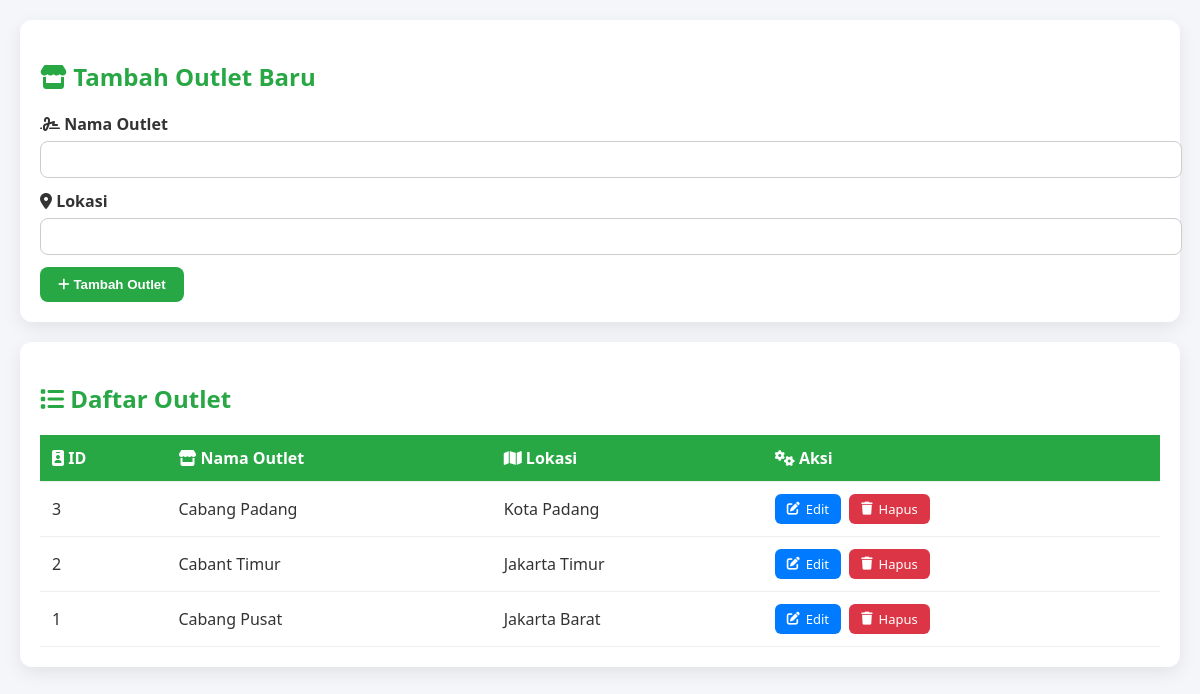
The app's page /admin/outlet.php with its own data.
### tables this page shows
CREATE TABLE `outlet` (
  `id` int(11) NOT NULL,
  `nama_outlet` varchar(100) DEFAULT NULL,
  `lokasi` varchar(100) DEFAULT NULL
);

### admin/outlet.php (the view, shortened to what this page needs)
<?php
include '../db.php';
$outlets = mysqli_query($conn, "SELECT * FROM outlet ORDER BY id DESC");
?>
<!DOCTYPE html>
<html lang="id">
<head>
<link rel="stylesheet" href="https://cdnjs.cloudflare.com/ajax/libs/font-awesome/6.4.0/css/all.min.css">
</head>
<body>
<div class="card">
  <h2><i class="fas fa-store"></i> Tambah Outlet Baru</h2>
  <form method="post">
    <div class="form-group">
      <label><i class="fas fa-signature"></i> Nama Outlet</label>
      <input type="text" name="nama_outlet" required>
    </div>
    <div class="form-group">
      <label><i class="fas fa-map-marker-alt"></i> Lokasi</label>
      <input type="text" name="lokasi" required>
    </div>
    <button type="submit" name="tambah" class="btn"><i class="fas fa-plus"></i> Tambah Outlet</button>
  </form>
</div>
<div class="card">
  <h2><i class="fas fa-list"></i> Daftar Outlet</h2>
  <table>
    <tr>
      <th><i class="fas fa-id-badge"></i> ID</th>
      <th><i class="fas fa-store"></i> Nama Outlet</th>
      <th><i class="fas fa-map"></i> Lokasi</th>
      <th><i class="fas fa-cogs"></i> Aksi</th>
    </tr>
    <?php while($o = mysqli_fetch_assoc($outlets)) { ?>
    <tr>
      <td><?= $o['id'] ?></td>
      <td><?= htmlspecialchars($o['nama_outlet']) ?></td>
      <td><?= htmlspecialchars($o['lokasi']) ?></td>
      <td class="action">
        <a href="beranda.php?page=outlet_edit&id=<?= $o['id'] ?>" class="edit">
          <i class="fas fa-edit"></i> Edit
        </a>
        <a href="beranda.php?page=outlet&hapus=<?= $o['id'] ?>" class="delete" onclick="return confirm('Hapus outlet ini?')">
          <i class="fas fa-trash"></i> Hapus
        </a>
      </td>
    </tr>
    <?php } ?>
  </table>
</div>
</body>
</html>

### admin/outlet.php (style rules this page uses)
body { font-family: 'Segoe UI', sans-serif; background:#f4f6f9; margin:0; padding:20px; color:#333; }
h2 { margin-bottom:20px; color:#28a745; }
.card { background:#fff; padding:20px; border-radius:12px; box-shadow:0 6px 18px rgba(0,0,0,0.08); margin-bottom:20px; }
.form-group { margin-bottom:12px; }
label { display:block; font-weight:600; margin-bottom:6px; }
input[type=text] { width:100%; padding:10px; border:1px solid #ccc; border-radius:8px; transition:.2s; }
.btn { background:#28a745; border:none; padding:10px 18px; border-radius:8px; color:#fff; font-weight:600; cursor:pointer; transition:.2s; }
table { width:100%; border-collapse:collapse; margin-top:10px; }
th,td { padding:12px; border-bottom:1px solid #eee; text-align:left; }
th { background:#28a745; color:#fff; }
.action a { text-decoration:none; padding:6px 12px; border-radius:6px; font-size:13px; margin-right:4px; display:inline-flex; align-items:center; gap:6px; }
.edit { background:#007bff; color:#fff; }
.delete { background:#dc3545; color:#fff; }

### records on screen
outlet: id "3", nama_outlet "Cabang Padang", lokasi "Kota Padang"
outlet: id "2", nama_outlet "Cabant Timur", lokasi "Jakarta Timur"
outlet: id "1", nama_outlet "Cabang Pusat", lokasi "Jakarta Barat"
